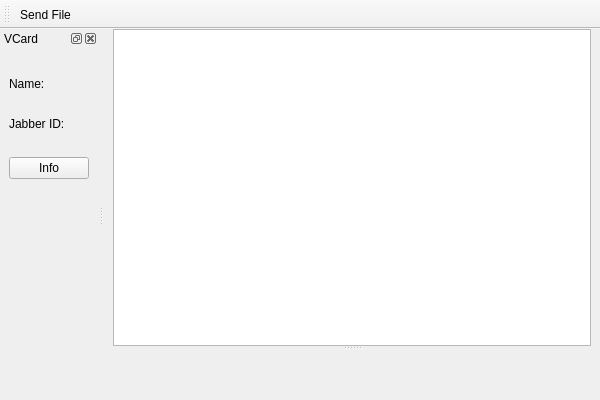
<?xml version="1.0" encoding="UTF-8"?>
<ui version="4.0">
 <class>ChatWindow</class>
 <widget class="QMainWindow" name="ChatWindow">
  <property name="geometry">
   <rect>
    <x>0</x>
    <y>0</y>
    <width>600</width>
    <height>400</height>
   </rect>
  </property>
  <property name="windowTitle">
   <string notr="true">MainWindow</string>
  </property>
  <widget class="QWidget" name="centralwidget">
   <layout class="QVBoxLayout" name="verticalLayout">
    <property name="topMargin">
     <number>0</number>
    </property>
    <property name="bottomMargin">
     <number>0</number>
    </property>
    <item>
     <widget class="QSplitter" name="splitter">
      <property name="orientation">
       <enum>Qt::Vertical</enum>
      </property>
      <widget class="QTextBrowser" name="messageBrowser">
       <property name="sizePolicy">
        <sizepolicy hsizetype="Expanding" vsizetype="Expanding">
         <horstretch>0</horstretch>
         <verstretch>7</verstretch>
        </sizepolicy>
       </property>
      </widget>
      <widget class="QWidget" name="editorWarpwidget" native="true">
       <property name="sizePolicy">
        <sizepolicy hsizetype="Preferred" vsizetype="Preferred">
         <horstretch>0</horstretch>
         <verstretch>2</verstretch>
        </sizepolicy>
       </property>
       <property name="minimumSize">
        <size>
         <width>0</width>
         <height>50</height>
        </size>
       </property>
      </widget>
     </widget>
    </item>
   </layout>
  </widget>
  <widget class="QDockWidget" name="dockWidget">
   <property name="allowedAreas">
    <set>Qt::BottomDockWidgetArea|Qt::LeftDockWidgetArea|Qt::RightDockWidgetArea</set>
   </property>
   <property name="windowTitle">
    <string>VCard</string>
   </property>
   <attribute name="dockWidgetArea">
    <number>1</number>
   </attribute>
   <widget class="QWidget" name="dockWidgetContents">
    <layout class="QVBoxLayout" name="verticalLayout_3">
     <item>
      <widget class="QLabel" name="photo">
       <property name="frameShape">
        <enum>QFrame::NoFrame</enum>
       </property>
       <property name="text">
        <string/>
       </property>
      </widget>
     </item>
     <item>
      <widget class="QLabel" name="nameLabel">
       <property name="text">
        <string>Name:</string>
       </property>
      </widget>
     </item>
     <item>
      <widget class="QLabel" name="name">
       <property name="sizePolicy">
        <sizepolicy hsizetype="Ignored" vsizetype="Preferred">
         <horstretch>0</horstretch>
         <verstretch>0</verstretch>
        </sizepolicy>
       </property>
       <property name="text">
        <string/>
       </property>
      </widget>
     </item>
     <item>
      <widget class="QLabel" name="jidLabel">
       <property name="text">
        <string>Jabber ID:</string>
       </property>
      </widget>
     </item>
     <item>
      <widget class="QLabel" name="jid">
       <property name="sizePolicy">
        <sizepolicy hsizetype="Ignored" vsizetype="Preferred">
         <horstretch>0</horstretch>
         <verstretch>0</verstretch>
        </sizepolicy>
       </property>
       <property name="text">
        <string/>
       </property>
      </widget>
     </item>
     <item>
      <widget class="QPushButton" name="detailButton">
       <property name="text">
        <string>Info</string>
       </property>
       <property name="icon">
        <iconset resource="application.qrc">
         <normaloff>:/images/preferences-desktop-user.png</normaloff>:/images/preferences-desktop-user.png</iconset>
       </property>
      </widget>
     </item>
     <item>
      <spacer name="verticalSpacer">
       <property name="orientation">
        <enum>Qt::Vertical</enum>
       </property>
       <property name="sizeHint" stdset="0">
        <size>
         <width>20</width>
         <height>230</height>
        </size>
       </property>
      </spacer>
     </item>
    </layout>
   </widget>
  </widget>
  <widget class="QToolBar" name="toolBar">
   <property name="windowTitle">
    <string>toolBar</string>
   </property>
   <attribute name="toolBarArea">
    <enum>TopToolBarArea</enum>
   </attribute>
   <attribute name="toolBarBreak">
    <bool>false</bool>
   </attribute>
   <addaction name="actionSendFile"/>
  </widget>
  <action name="actionSendFile">
   <property name="text">
    <string>Send File</string>
   </property>
  </action>
 </widget>
 <resources>
  <include location="application.qrc"/>
 </resources>
 <connections/>
</ui>
